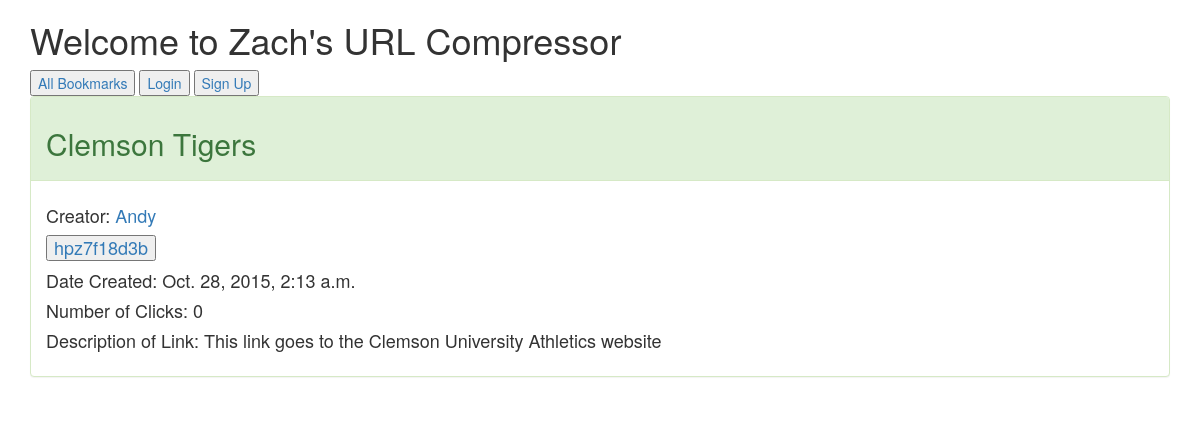
The page /bookmark/9 on the database its author committed.
### compressor/models.py (models this page shows)
class Bookmark(models.Model):
    author = models.ForeignKey(User)
    long_url = models.URLField()
    short_url = models.CharField(max_length=50 )
    created = models.DateTimeField(auto_now_add=True)
    description = models.TextField(null=True)
    title = models.CharField(max_length=25)
    objects = BookmarkManager()
    @property
    def click_count(self):
        return self.click_set.all().count()
    class Meta:
        ordering = ["-created"]

### compressor/views.py (the view)
# urls.py: url(r'^bookmark/(?P<pk>\d+)/$', BookmarkDetailView.as_view(), name="api_bookmark_detail")
class BookmarkDetailView(DetailView):
    model = Bookmark

### compressor/templates/compressor/bookmark_detail.html (shortened to what this page needs)
{% extends 'base.html' %}
{% block content %}
    <div class="panel panel-success">
        <div class="panel-heading">
            <h2>{{ object.title }}</h2>
        </div>
        <div class="panel-body">
            <h4>Creator:
                <a href="{% url 'user_bookmark_list' bookmark.author_id %}">
                    {{ object.author }}
                </a>
            </h4>
            <h4>
                <form action="{% url 'click' bookmark.id %}" method="post">
                    <a href="{{ bookmark.long_url }}">
                        <input type="submit" value="{{ object.short_url }}">
                    </a>
                </form>
            </h4>
            <h4>Date Created: {{ object.created }}</h4>
            <h4>Number of Clicks: {{ object.click_count }}</h4>
            <h4>Description of Link: {{ object.description }}</h4>
        </div>
    </div>
{% endblock %}

### rows shown on the page
Bookmark: title "Clemson Tigers", author "Andy", short_url "hpz7f18d3b", created "Oct. 28, 2015, 2:13 a.m.", click_count "0", description "This link goes to the Clemson University Athletics website"
